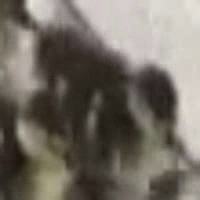
#> input picture frame 40 of computer-vision/duckTracking/3D Modelling/tracked_duck.avi, 200 x 200 px, given in place of ducks.mp4, which was not available
$ python stabilize_image_orb.py
#> lines starting #> are read from the running program, lines starting #| are printed output that depends on the picture; after the words box and inside, x2 and y2 are one past the last pixel; in counts of white or black regions, pixels touching at a corner belong together; pictures that were not available may be replaced by others from this repository, and a replacement may not be noted
import numpy as np
import time
import cv2
import imutils
cv2.namedWindow('matches', 0)
import matplotlib
matplotlib.use('Agg')
from matplotlib import pyplot as plt
from collections import deque
import argparse

# arg to save video
ap = argparse.ArgumentParser()
ap.add_argument("-s", "--save", type=str, default="output.avi", help="path to save the video")
args = vars(ap.parse_args())

cv2.namedWindow('matches', cv2.WINDOW_NORMAL)
cv2.namedWindow('motion', cv2.WINDOW_NORMAL)

FRAME_HEIGHT = 720

class OrbPoints:
    def __init__(self):
        self.orb = cv2.ORB_create()
        self.bf = cv2.BFMatcher(cv2.NORM_HAMMING, crossCheck=True)

    def detect_and_compute(self, img):
        orb_image = cv2.cvtColor(img, cv2.COLOR_BGR2GRAY)
        orb_image = cv2.resize(orb_image, (640, 360))
        kp, des = self.orb.detectAndCompute(img, None)
        return kp, des

    def match_descriptors(self, des1, des2):
        try:
            matches = self.bf.match(des1, des2)
            matches = sorted(matches, key=lambda x: x.distance)
        except:
            matches = []
        return matches

    def filter_matches(self, kp1, kp2, matches):
        # filter matches that are far from each other, since this is a video, they should be close
        matched_points_1_raw = np.array([kp1[match.queryIdx].pt for match in matches])
        matched_points_2_raw = np.array([kp2[match.trainIdx].pt for match in matches])
        filtered_matches = []
        for i, (matched_point_1, matched_point_2) in enumerate(zip(matched_points_1_raw, matched_points_2_raw)):
            distance_between_points = np.linalg.norm(matched_point_1 - matched_point_2)
            # further filter, if it is around the edges, it is likely noise
            if matched_point_1[0] < 50 or matched_point_1[0] > 600 or matched_point_1[1] < 50 or matched_point_1[1] > 350:
                continue
            if distance_between_points > 10:
                continue
            filtered_matches.append(matches[i])

        return filtered_matches

    def draw_matches(self, img1, kp1, img2, kp2, matches):
        try:
            img3 = cv2.drawMatches(img1, kp1, img2, kp2, matches[:10], None, flags=cv2.DrawMatchesFlags_NOT_DRAW_SINGLE_POINTS)
        except:
            img3 = img1
        return img3

    def filter_border_points(self, matched_points_1, matched_points_2, tolerance_x, tolerance_y, width, height):
        # if matched_points_1 or matched_points_2 are not withing a rectangle with x corners on 0+tolerance_x, width-tolerance_x, y corners on 0+tolerance_y, height-tolerance_y, remove them
        filtered_points_1 = []
        filtered_points_2 = []
        for i, (point_1, point_2) in enumerate(zip(matched_points_1, matched_points_2)):
            if point_1[0] < tolerance_x or point_1[0] > 640 - tolerance_x or point_1[1] < tolerance_y or point_1[1] > 360 - tolerance_y:
                continue
            if point_2[0] < tolerance_x or point_2[0] > 640 - tolerance_x or point_2[1] < tolerance_y or point_2[1] > 360 - tolerance_y:
                continue
            filtered_points_1.append(point_1)
            filtered_points_2.append(point_2)
        return np.array(filtered_points_1), np.array(filtered_points_2)

    def calculate_motion(self, kp1, kp2, matches, width, height):
        if len(matches) <= 0:
            return np.zeros((100, 100, 3)), 0, np.zeros(2)

        # get motion from one frame to another
        print("--------------------")
        matched_points_1 = np.array([kp1[match.queryIdx].pt for match in matches])
        matched_points_2 = np.array([kp2[match.trainIdx].pt for match in matches])

        # filter points that are too close to the border
        matched_points_1, matched_points_2 = self.filter_border_points(matched_points_1, matched_points_2, 100, 100, width, height)

        if len(matched_points_1) <= 0:
            return np.zeros((100, 100, 3)), 0, np.zeros(2)
        # [10 lines of commented-out code are left out]
        colors = np.random.rand(len(matched_points_1), 3)
        # [6 lines of commented-out code are left out]

        center_1 = np.mean(matched_points_1, axis=0)
        center_2 = np.mean(matched_points_2, axis=0)

        # Plotting the centers of the points
        # ax1.scatter(center_1[0], center_1[1], c='r', marker='x')
        # ax2.scatter(center_2[0], center_2[1], c='r', marker='x')

        # center each set of points at the origin
        centered_points_1 = matched_points_1 - center_1
        centered_points_2 = matched_points_2 - center_2

        # [7 lines of commented-out code are left out]
        H = np.dot(centered_points_1.T, centered_points_2)

        # calculate the singular value decomposition
        U, S, Vt = np.linalg.svd(H)

        # calculate the rotation matrix
        R = np.dot(Vt.T, U.T)

        # calculate the translation vector
        t = center_2 - np.dot(R, center_1)

        # calculate the transformed points
        transformed_points = np.dot(centered_points_1, R.T) + t

        # plot the transformed points
        # ax4 = fig.add_subplot(224)
        # ax4.scatter(transformed_points[:, 0], transformed_points[:, 1], c=colors)
        # ax4.scatter(centered_points_2[:, 0], centered_points_2[:, 1], c=colors)

        # plot the center of the points
        # ax4.scatter(0,0, c='r', marker='x')

        # angle of rotation
        angle = np.arctan2(R[1, 0], R[0, 0])
        # x translation
        t[0]
        # y translation
        t[1]

        # print(f"angle: {angle}")
        # print(f"t: {t}")
        # print("--------------------")

        fig = np.zeros((100, 100, 3))
        return fig, angle, t


def get_lines(frame):
    # filter to detect lines
    gray = cv2.cvtColor(frame, cv2.COLOR_BGR2GRAY)
    gray = cv2.GaussianBlur(gray, (3, 3), 0)
    edges = cv2.Canny(gray, 100, 130, apertureSize=3)
    # slight erode
    kernel = np.ones((1, 1), np.uint8)
    edges = cv2.erode(edges, kernel, iterations=1)
    # slight dilate
    kernel = np.ones((1, 1), np.uint8)
    edges = cv2.dilate(edges, kernel, iterations=1)
    lines = cv2.HoughLines(edges, 1, np.pi / 180, 100)
    line_list = []
    if lines is not None:
        for rho, theta in lines[:, 0]:
            # discard similar lines
            if len(line_list) > 0:
                skip = False
                for line in line_list:
                    if abs(line[0] - theta) < 100 and abs(line[1] - rho) < 35:
                        skip = True
                        break
                if skip:
                    continue
            a = np.cos(theta)
            b = np.sin(theta)
            x0 = a * rho
            y0 = b * rho
            x1 = int(x0 + 1000 * (-b))
            y1 = int(y0 + 1000 * (a))
            x2 = int(x0 - 1000 * (-b))
            y2 = int(y0 - 1000 * (a))
            line_list.append([theta, rho])

    return line_list

def draw_lines(frame, line_list):
    analysis_image = frame.copy()
    for theta, rho in line_list:
        a = np.cos(theta)
        b = np.sin(theta)
        x0 = a * rho
        y0 = b * rho
        x1 = int(x0 + 1000 * (-b))
        y1 = int(y0 + 1000 * (a))
        x2 = int(x0 - 1000 * (-b))
        y2 = int(y0 - 1000 * (a))
        cv2.line(analysis_image, (x1, y1), (x2, y2), (0, 0, 255), 2)
    return analysis_image

def show_only_lines(frame, line_list):
    # obscure everything but the lines
    binary_image = np.zeros((frame.shape[0], frame.shape[1], 1), np.uint8)
    for theta, rho in line_list:
        a = np.cos(theta)
        b = np.sin(theta)
        x0 = a * rho
        y0 = b * rho
        x1 = int(x0 + 1000 * (-b))
        y1 = int(y0 + 1000 * (a))
        x2 = int(x0 - 1000 * (-b))
        y2 = int(y0 - 1000 * (a))
        cv2.line(binary_image, (x1, y1), (x2, y2), 255, 4)
    # [5 lines of commented-out code are left out]
    return frame & binary_image


def apply_filter(frame, filter_frame, alpha):
    return cv2.addWeighted(frame, alpha, filter_frame, 1 - alpha, 0)

def apply_blurred_filter(frame, filter_frame, alpha):
    blurred_filter = cv2.GaussianBlur(filter_frame, (21, 21), 0)
    return cv2.addWeighted(frame, alpha, blurred_filter, 1 - alpha, 0)

orb_points = OrbPoints()
video = cv2.VideoCapture("ducks.mp4")
width, height = video.get(cv2.CAP_PROP_FRAME_WIDTH), video.get(cv2.CAP_PROP_FRAME_HEIGHT)
fps = video.get(cv2.CAP_PROP_FPS)


# output video
if args["save"] is not None:
    fourcc = cv2.VideoWriter_fourcc(*'XVID')
    video_out = cv2.VideoWriter(args["save"], fourcc, fps, (int(width), int(height)))

# since the image is mostly gray, and the lines displayed are over a black backgrpound, we will apply a rainbow filter to the image, and the bakcground will also be rainbow
# this will make the lines stand out more
# to not follow a biased color shceme (such as a raibow from up to down), we will make a grid with random colors
grid_divisions = 10

ret, prev_frame = video.read()
#> prev_frame is the input picture: shape (200, 200, 3); mean B, G, R 101.3, 109.7, 115.8

SKIP_SECONDS = 0

video.set(cv2.CAP_PROP_POS_MSEC, SKIP_SECONDS * 1000)

FRAME_HEIGHT = prev_frame.shape[0]
#> FRAME_HEIGHT = 200
FRAME_WIDTH = prev_frame.shape[1]
#> FRAME_WIDTH = 200

grid = np.zeros((FRAME_HEIGHT, FRAME_WIDTH, 3), np.uint8)
for i in range(grid_divisions):
    for j in range(grid_divisions):
        # generate according to rainbow spectrum
        hue = int(255 * (i * grid_divisions + j) / (grid_divisions**2 - 1))
        color = cv2.cvtColor(np.uint8([[[hue, 255, 255]]]), cv2.COLOR_HSV2BGR)
        grid[i * (FRAME_HEIGHT // grid_divisions): (i + 1) * (FRAME_HEIGHT // grid_divisions), j * (FRAME_WIDTH // grid_divisions): (j + 1) * (FRAME_WIDTH // grid_divisions)] = color
cv2.imshow("grid", grid)
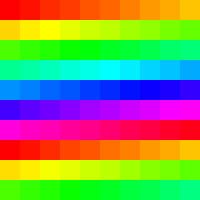
#> window 'grid': shape (200, 200, 3); mean B, G, R 93.3, 149.4, 135.5
# apply filter to image, make as if the grid is superimposed transparently
# prev_frame = apply_filter(prev_frame, grid, 0.5)
sample_frame = imutils.resize(prev_frame, height=FRAME_HEIGHT)
cv2.resizeWindow('matches', sample_frame.shape[1], sample_frame.shape[0])
# cv2.resizeWindow('motion', sample_frame.shape[1], sample_frame.shape[0])

width, height = sample_frame.shape[1], sample_frame.shape[0]
#> width = 200; height = 200
black_frame = np.zeros((prev_frame.shape[0], prev_frame.shape[1], 3), np.uint8)

angle_accum = 0
angle_queue = deque()
queue_size = 10 # 1/3 second

while ret:
    ret, frame = video.read()
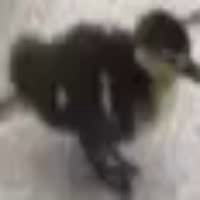
#> input picture frame 0 of computer-vision/duckTracking/3D Modelling/tracked_duck.avi, 200 x 200 px, given in place of ducks.mp4, which was not available
#> frame is the input picture: shape (200, 200, 3); mean B, G, R 103.1, 107.3, 112.9
    # frame = apply_filter(frame, grid, 0.5)
    if not ret:
        break

    prev_frame_analysis = prev_frame.copy()
    line_list = get_lines(prev_frame_analysis)
#> in get_lines, `edges = cv2.Canny(gray, 100, 130, apertureSize=3)`:
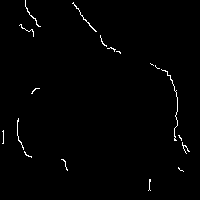
#> edges: shape (200, 200); 1% white in thin lines or dots, all inside (x1, y1, x2, y2) = (2, 0, 190, 191)
#> in get_lines, `lines = cv2.HoughLines(edges, 1, np.pi / 180, 100)`: lines = None
#> line_list = []
    # prev_frame_analysis = draw_lines(prev_frame_analysis, line_list)
    prev_frame_analysis = show_only_lines(prev_frame_analysis, line_list)
#> after the loop in show_only_lines, `for theta, rho in line_list:`: binary_image: shape (200, 200, 1); every value is 0
#> in show_only_lines, `return frame & binary_image`: returned value: shape (200, 200, 3); every value is 0


    frame_analysis = frame.copy()
    line_list = get_lines(frame_analysis)
#> in get_lines (call 2), `edges = cv2.Canny(gray, 100, 130, apertureSize=3)`: edges: shape (200, 200); 1.1% white in thin lines or dots, all inside (x1, y1, x2, y2) = (10, 8, 200, 168)
    # frame_analysis = draw_lines(frame_analysis, line_list)
    frame_analysis = show_only_lines(frame_analysis, line_list)

    ALPHA = 0.7
    prev_frame_analysis = apply_blurred_filter(prev_frame_analysis, grid, ALPHA)
#> in apply_blurred_filter, `blurred_filter = cv2.GaussianBlur(filter_frame, (21, 21), 0)`:
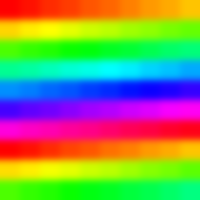
#> blurred_filter: shape (200, 200, 3); mean of channels 0, 1, 2 93.3, 149.4, 135.5; drawn as B, G, R
#> in apply_blurred_filter, `return cv2.addWeighted(frame, alpha, blurred_filter, 1 - alpha, 0)`:
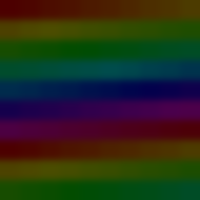
#> returned value: shape (200, 200, 3); mean of channels 0, 1, 2 27.9, 44.7, 40.5; drawn as B, G, R
    frame_analysis = apply_blurred_filter(frame_analysis, grid, ALPHA)

    kp1, des1 = orb_points.detect_and_compute(prev_frame_analysis)
#> in detect_and_compute, `orb_image = cv2.resize(orb_image, (640, 360))`:
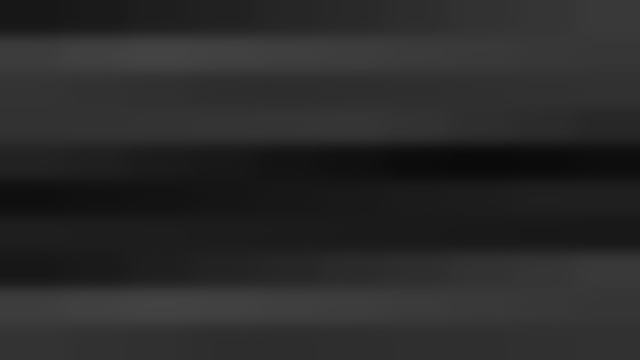
#> orb_image: shape (360, 640); min 10, max 67, mean 41.5
#> in detect_and_compute, `kp, des = self.orb.detectAndCompute(img, None)`: kp = (); des = None
#> kp1 = ()
    kp2, des2 = orb_points.detect_and_compute(frame_analysis)
#> kp2 = ()

    matches = orb_points.match_descriptors(des1, des2)
#> matches = []
    filtered_matches = orb_points.filter_matches(kp1, kp2, matches)
#> in filter_matches, `matched_points_1_raw = np.array([kp1[match.queryIdx].pt for match in m..`: matched_points_1_raw = empty array
#> after the loop in filter_matches, `for i, (matched_point_1, matched_point_2) in enumerate(zip(matched_poi..`: filtered_matches = []
#> filtered_matches = []
    fig, angle, translation = orb_points.calculate_motion(kp1, kp2, filtered_matches, width, height)
#> fig: shape (100, 100, 3) float64; every value is 0
#> angle = 0; translation = [0, 0]

    # stabilzie angle
    # filter angle to prevent sudden changes
    # filter angle to prevent sudden changes
    ANGLE_LIMIT = 0.08
    ANGLE_LOWER_LIMIT = 0.01
    if abs(angle) > ANGLE_LIMIT :
        angle = np.sign(angle) * ANGLE_LIMIT
    if abs(angle) <  ANGLE_LOWER_LIMIT:
        angle = 0
    angle_queue.append(angle)
    if len(angle_queue) >= queue_size:
        angle_queue.popleft()
    filtered_angle = sum(angle_queue) / len(angle_queue)

    print("filtered angle: ", filtered_angle)
    angle_accum += filtered_angle

    print("angle_accum", angle_accum)

    rotated_frame = imutils.rotate(frame, np.degrees(angle_accum))
    # [5 lines of commented-out code are left out]

    img3 = orb_points.draw_matches(prev_frame_analysis, kp1, frame_analysis, kp2, filtered_matches)
#> in draw_matches, `img3 = cv2.drawMatches(img1, kp1, img2, kp2, matches[:10], None, flags..`:
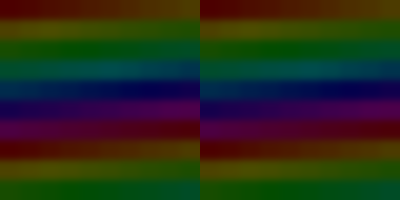
#> img3: shape (200, 400, 3); mean B, G, R 27.9, 44.7, 40.5
    #print("drawn matches")

    #cv2.imshow("motion", img_plot)
    cv2.imshow("matches", img3)
    # cv2.imshow("motion", img_plot)
    cv2.imshow("rotated", rotated_frame)
    cv2.imshow("lines", prev_frame_analysis)

    if args["save"] is not None:
        save_frame = imutils.resize(rotated_frame, height=height, width=width)
        video_out.write(save_frame)

    # wait until a key is pressed to continue
    if cv2.waitKey(1) & 0xFF == ord('q'):
#> (key q is pressed here)
        break

    prev_frame = frame

cv2.destroyAllWindows()
video.release()
if args["save"] is not None:
    video_out.release()

$ run again, starting later in the video
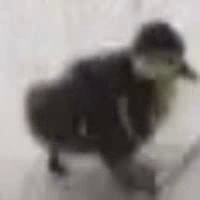
#> input picture frame 182 of computer-vision/duckTracking/3D Modelling/tracked_duck.avi, 200 x 200 px, given in place of ducks.mp4, which was not available
#> prev_frame is the input picture: shape (200, 200, 3); mean B, G, R 129.6, 132, 136.9
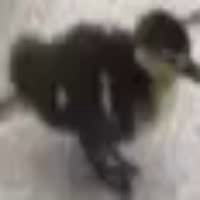
#> input picture frame 0 of computer-vision/duckTracking/3D Modelling/tracked_duck.avi, 200 x 200 px, given in place of ducks.mp4, which was not available
#> frame is the input picture: shape (200, 200, 3); mean B, G, R 103.1, 107.3, 112.9
#> in get_lines, `edges = cv2.Canny(gray, 100, 130, apertureSize=3)`:
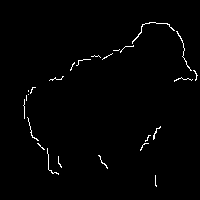
#> edges: shape (200, 200); 1.2% white in thin lines or dots, all inside (x1, y1, x2, y2) = (23, 22, 198, 187)
#> lines = None
#> line_list = []
#> edges: shape (200, 200); 1.1% white in thin lines or dots, all inside (x1, y1, x2, y2) = (10, 8, 200, 168)
#> kp = (); des = None
#> kp1 = ()
#> matches = []
#> matched_points_1_raw = empty array
#> after the loop in filter_matches, `for i, (matched_point_1, matched_point_2) in enumerate(zip(matched_poi..`: filtered_matches = []
#> fig: shape (100, 100, 3) float64; every value is 0
#> angle = 0; translation = [0, 0]

$ run again, starting later in the video
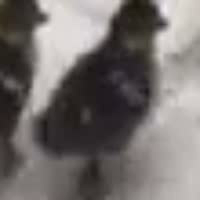
#> input picture frame 324 of computer-vision/duckTracking/3D Modelling/tracked_duck.avi, 200 x 200 px, given in place of ducks.mp4, which was not available
#> prev_frame is the input picture: shape (200, 200, 3); mean B, G, R 108.9, 110.9, 116.1
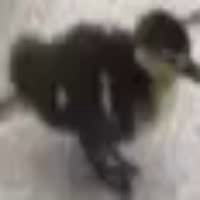
#> input picture frame 0 of computer-vision/duckTracking/3D Modelling/tracked_duck.avi, 200 x 200 px, given in place of ducks.mp4, which was not available
#> frame is the input picture: shape (200, 200, 3); mean B, G, R 103.1, 107.3, 112.9
#> in get_lines, `edges = cv2.Canny(gray, 100, 130, apertureSize=3)`:
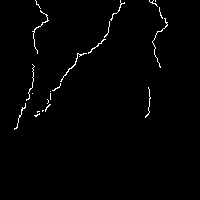
#> edges: shape (200, 200); 1.2% white in thin lines or dots, all inside (x1, y1, x2, y2) = (14, 0, 168, 130)
#> lines = None
#> line_list = []
#> edges: shape (200, 200); 1.1% white in thin lines or dots, all inside (x1, y1, x2, y2) = (10, 8, 200, 168)
#> kp = (); des = None
#> kp1 = ()
#> matches = []
#> matched_points_1_raw = empty array
#> after the loop in filter_matches, `for i, (matched_point_1, matched_point_2) in enumerate(zip(matched_poi..`: filtered_matches = []
#> fig: shape (100, 100, 3) float64; every value is 0
#> angle = 0; translation = [0, 0]
